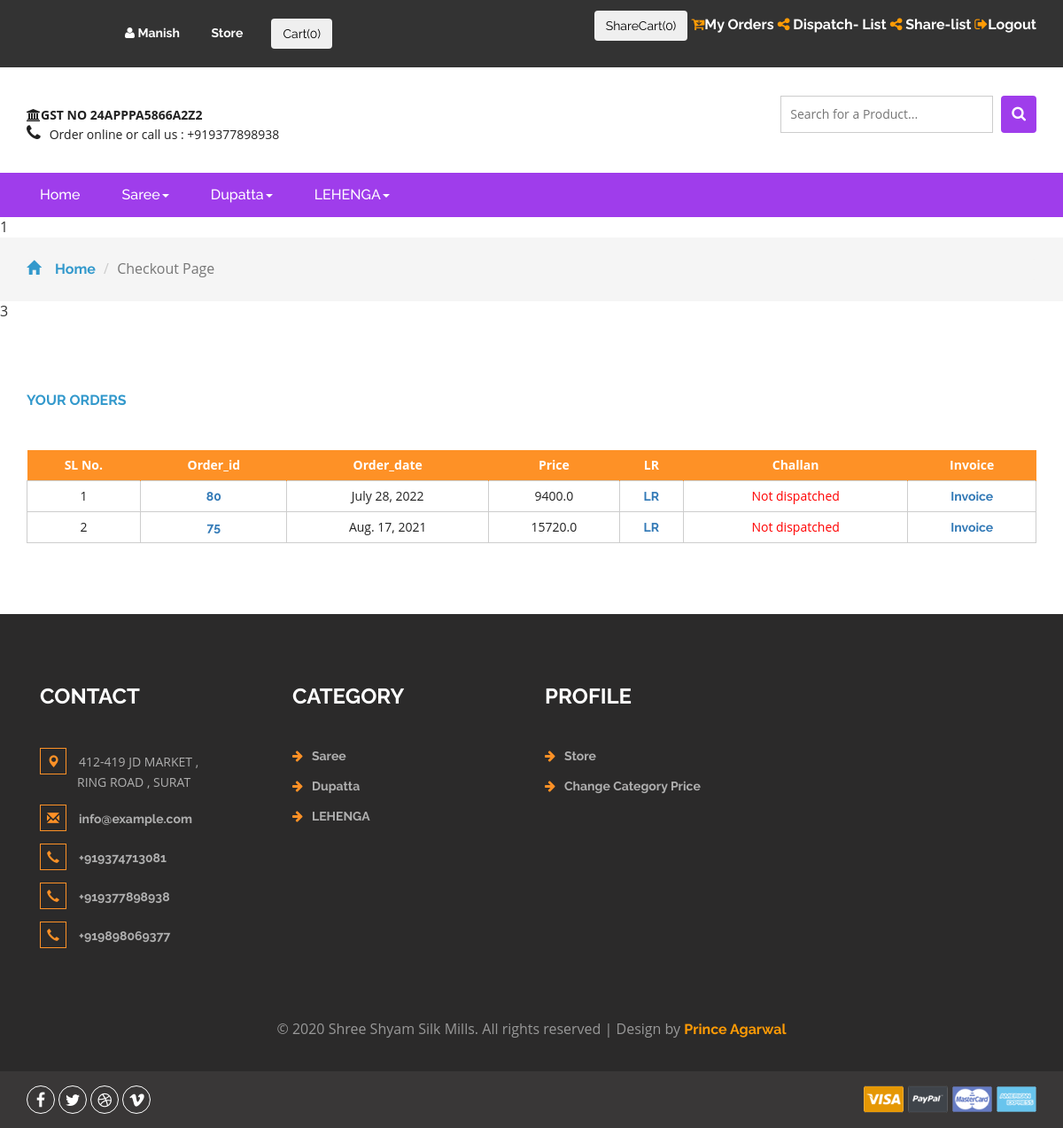
The page /api/order-list/ (signed in) on the database its author committed.
### core/models.py (models this page shows, shortened)
class Category(models.Model):
    name = models.CharField(max_length=200)
    slug = models.SlugField()
    parent = models.ForeignKey('self',blank=True, null=True ,related_name='children',on_delete= models.CASCADE)
    class Meta:
        unique_together = ('slug', 'parent',)
        verbose_name_plural = "categories"
    def __str__(self):
        full_path = [self.name]
        k = self.parent
        while k is not None:
            full_path.append(k.name)
            k = k.parent
        return ' -> '.join(full_path[::-1])

class Order(models.Model):
    user = models.ForeignKey(settings.AUTH_USER_MODEL,
                             on_delete=models.CASCADE)
    ref_code = models.CharField(max_length=20, blank=True, null=True)
    items = models.ManyToManyField(OrderItem)
    start_date = models.DateTimeField(auto_now_add=True)
    ordered_date = models.DateTimeField()
    dispatched_date = models.DateTimeField(blank = True,null= True)
    Bill_no = models.CharField(max_length=20, blank=True, null=True)
    ordered = models.BooleanField(default=False)
    dispatched = models.BooleanField(default=False)
    transport = models.ForeignKey(Transport,
                             on_delete=models.CASCADE,null = True, blank= True)
    shipping_address = models.ForeignKey(
        'Address', related_name='shipping_address', on_delete=models.SET_NULL, blank=True, null=True)
    billing_address = models.ForeignKey(
        'Address', related_name='billing_address', on_delete=models.SET_NULL, blank=True, null=True)
    payment = models.ForeignKey(
        'Payment', on_delete=models.SET_NULL, blank=True, null=True)
    coupon = models.ForeignKey(
        'Coupon', on_delete=models.SET_NULL, blank=True, null=True)
    being_delivered = models.BooleanField(default=False)
    received = models.BooleanField(default=False)
    final_price = models.FloatField(null = True,blank=True)
    total_tax = models.FloatField(null = True,blank=True)
    total_grand = models.FloatField(null = True,blank=True)
    gst = models.CharField(max_length=100)
    phone = models.CharField(max_length=100)
    lr = models.ImageField(default=None)
    '''
    1. Item added to cart
    2. Adding a billing address
    (Failed checkout)
    '''
    def dispatched_url(self):
        return reverse("dispatch-order", kwargs={
            'pk': self.pk
        })

### core/api/views.py (the view)
# urls.py: path('order-list/', OrderListView.as_view(), name='order-list'),
class OrderListView(RetrieveAPIView):
    serializer_class = OrderSerializer
    permission_classes = (IsAuthenticated,)
    def get(self, *args, **kwargs):
        try:
            qs = Order.objects.all()
            my_order = qs.filter(user=self.request.user)
            if len(my_order):
                context = {
                    'order_list':1,
                    'object': my_order[::-1],
                }
            else:
                context = {
                    'no_order':1,
                    'order_list':1,
                    'object': my_order
                }
            return render(self.request, 'core/checkout.html', context)
        except ObjectDoesNotExist:
            print("hero")
            return redirect("/")
        except Exception as e:
            print(str(e))
            return redirect("/")

### core/templates/core/checkout.html (shortened to what this page needs)
{% extends 'layouts/default/page.html' %}
{% load static %}
{% block content %}
	<div class="breadcrumbs">
		<div class="container">
			<ol class="breadcrumb breadcrumb1">
				<li><a href="{% url 'index' %}"><span class="glyphicon glyphicon-home" aria-hidden="true"></span>Home</a></li>
				<li class="active">Checkout Page</li>
			</ol>
		</div>
	</div>3
	<div class="checkout">
		<div class="container">
				{% if dispatch %}
				<h2>Your Dispatch List Contains: <span>{{ object|length }}</span> Orders</h2>
			    <div class="checkout-right">
			    <input type="text" id="myInput" onkeyup="mySearchFunction()" placeholder="Search for names.." title="Type in a name">
				<table id="myTable" class="timetable_sub">
					<thead>
						<tr>
							<th>SL No.</th>
							<th>Order_id</th>
							<th>Order_date</th>
							<th>Order From</th>
							<th>Dispatch_Date</th>
							<th>Price</th>
							<th>LR</th>
							<th>Status</th>
						</tr>
					</thead>
					{% for item in object %}
					<tr class="rem{{forloop.counter}}">
						<td class="invert">{{forloop.counter}}</td>
						<td class="invert" id = "product{{item.item.id}}">{{item.id}}</td>
						<td class="invert">{{item.ordered_date.date}}</td>
						<td class="invert">{{ item.user}}</td>
						<td class="invert">
							{% if item.dispatched %}
							 <a>{{item.dispatched_date.date}}</a>
							{% else %}
							 N A
							{% endif %}
					</td>
						<td class="invert" id="price{{item.item.id}}">{{ item.final_price }}</td>
						<td class="invert"><a href="{% if item.lr %} {{item.lr.url}} {% else %} {% url 'lr_upload' item.id %} {% endif %}">LR</a></td>
						<td class="invert">
								{% if item.dispatched %}
								<a href="{% url 'generate_dispatch_pdf' item.id %}" style="color: darkgreen;"> Dispatch Challan </a>
								{% else %}
								<a href="{% url 'dispatch-order' item.id %}" style="color: red;"> Dispatch </a>
								{% endif %}
						</td>
					</tr>
					{% endfor %}
				</table>
				{% elif order_list %}
				<h2><span> Your Orders</span></h2>
			    <div class="checkout-right">
				{% if no_order %}
				<h1>No Current Orders</h1>
				{% else %}
				<table class="timetable_sub">
					<thead>
						<tr>
							<th>SL No.</th>
							<th>Order_id</th>
							<th>Order_date</th>
							<th>Price</th>
							<th>LR</th>
							<th>Challan</th>
							<th>Invoice</th>
						</tr>
					</thead>
					{% for item in object %}
					<tr class="rem{{forloop.counter}}">
						<td class="invert">{{forloop.counter}}</td>
					<td class="invert" > <a href="{% if item.dispatched %} {% url 'generate_dispatch_pdf' item.id %} {% else %} {{item.dispatched_url}} {% endif %}">{{item.id}}</a></td>
						<td class="invert">{{item.ordered_date.date}}</td>
						<td class="invert" id="price{{item.item.id}}">{{ item.final_price }}</td>
						<td class="invert"><a href="{% if item.lr %} {{item.lr.url}} {% else %} {% url 'lr_upload' item.id %} {% endif %}">LR</a></td>
						<td class="invert">
							{% if item.dispatched %}
							<a href="{% url 'generate_dispatch_pdf' item.id %}"> Challan </a>
							{% else %}
							<p style="color: red;">Not dispatched</p>
							{% endif %}
						</td>
						<td class="invert">
							{% if item.ordered %}
							<a href="{% url 'generate_invoice_pdf' item.id %}"> Invoice </a>
							{% else %}
							<a href="{% url 'order-summary' %}" style="color: red;"> Order Now </a>
							{% endif %}
						</td>
					</tr>
					{% endfor %}
				</table>
				{% endif %}
			{% endif %}
			</div>
		</div>
	</div>
{% endblock %}

### content/templates/layouts/default/page.html (shortened to what this page needs)
{% load static %}
<!DOCTYPE html>
<html>
<head>
<link href="{% static 'css/bootstrap.css' %}" rel="stylesheet" type="text/css" media="all" />
<link href="{% static 'css/style.css' %}" rel="stylesheet" type="text/css" media="all" />
<link href="{% static 'css/font-awesome.css' %}" rel="stylesheet">
<link href="{% static 'select2/dist/css/select2.min.css' %}" rel="stylesheet" />
</head>
<body>
	<div class="agileits_header" >
		<div class="container">
			<div class="agile-login">
				{% if request.user.is_authenticated %}
				<ul>
				    {% if request.user.userprofile.owner %}
                    <li> <a href="{% if request.user.userprofile.owner %} {% url 'admin:index' %} {% else %} {% url 'user_profile' %} {% endif %}" > <i class="fa fa-user" aria-hidden="true"></i> {{request.user.username}} </a></li>
                    <li> <a href="{% url 'product-list' %}" >  Store </a></li>
                   <li><a style="color:black" href="{% url 'order-summary' %}"><button type="button" class="btn btn-secondary mx-2" value="Cart">Cart(<span class="cartlength">0</span>)</button></li></a>
                    {% endif %}
				</ul>
				</div>
				<div class="product_list_header" >
                    {% if request.user.userprofile.owner %}
                    <a style="color:black" href="{% url 'share-summary' %}"><button type="button" class="btn btn-secondary mx-2">ShareCart(<span id="sharecart" style="color:black;">0</span>)</button></a>
                    <a style="color:white" href = "{% url 'order-list' %}"><i class="fa fa-cart-arrow-down" style="color:#ff9b05;" aria-hidden="true"></i>My Orders<t></t></a>
					<a style="color:white" href = "{% url 'dispatch-summary' %}"><i class="fa fa-share-alt" style="color:#ff9b05;" aria-hidden="true"></i> Dispatch- List<t></t></a>
                    <a style="color:white" href = "{% url 'share-list' %}"><i class="fa fa-share-alt" style="color:#ff9b05;" aria-hidden="true"></i> Share-list<t></t>  </a>
                    <a style="color:white" href = "{% url 'accounts:log_out' %}"><i class="fa fa-sign-out" style="color:#ff9b05;" aria-hidden="true"></i>Logout</a>
                    {% endif %}
                </div>
				{% else %}
				<ul>
					<li><a href="{% url  'accounts:sign_up' %}"> Create Account </a></li>
					<li><a href="{% url  'accounts:log_in' %}">Login</a></li>
				</ul>
		</div>
				{% endif %}
			<div class="clearfix"> </div>
		</div>
	</div>
	<div class="logo_products">
		<div class="container">
		<div class="w3ls_logo_products_left1">
				<ul class="phone_email">
                    <strong><li><i class="fa fa-university" aria-hidden="true"></i>GST NO 24APPPA5866A2Z2</li> </strong>
                    <li><i class="fa fa-phone" aria-hidden="true"></i>Order online or call us : +919377898938 </li>
                    <br>
				</ul>
			</div>
            {% if request.user.is_authenticated %}
		<div class="w3l_search">
			<form action="{% url 'search' %}" method="post">
                <input type="search" name="search" placeholder="Search for a Product..." required="">
				<button type="submit" class="btn btn-default search" aria-label="Left Align">
					<i class="fa fa-search" aria-hidden="true"> </i>
				</button>
			</form>
        </div>
        {% endif %}
			<div class="clearfix"> </div>
		</div>
	</div>
{% if request.user.is_authenticated %}
	<div class="navigation-agileits">
		<div class="container">
			<nav class="navbar navbar-default">
							<div class="collapse navbar-collapse" id="bs-megadropdown-tabs">
								<ul class="nav navbar-nav">
									<li class="active"><a href="{% url 'index' %}" class="act">Home</a></li>
									{% for category in category_list %}
									{% if category.parent %}
									{% else %}
									{% if category.children %}
									<li class="dropdown">
										<a href="{% url 'category-page' category.id %}" class="dropdown-toggle" data-toggle="dropdown">{{category.name}}<b class="caret"></b></a>
									</li>
									{% else %}
									<li><a href="{% url 'category-page' category.id %}">{{category.name}}</a></li>
									{% endif %}
									{% endif %}
									{% endfor %}
								</ul>
							</div>
							</nav>
			</div>
		</div>
{% endif %}
{% if request.user.is_authenticated %}
{{user_valid}}
{% if user_valid %}
    {% block content %}{% endblock %}
{% endif %}
{% endif %}
<div class="footer">
    <div class="container">
        <div class="w3_footer_grids">
            <div class="col-md-3 w3_footer_grid">
                <h3>Contact</h3>
                <ul class="address">
                    <li><i class="glyphicon glyphicon-map-marker" aria-hidden="true"></i>412-419 JD MARKET , <span> RING ROAD , SURAT</span></li>
                    <li><i class="glyphicon glyphicon-envelope" aria-hidden="true"></i><a href="mailto:info@example.com">info@example.com</a></li>
                    <li><i class="glyphicon glyphicon-earphone" aria-hidden="true"></i><a href="tel:+919374713081">+919374713081</a></li>
                    <li><i class="glyphicon glyphicon-earphone" aria-hidden="true"></i><a href="tel:+919377898938">+919377898938</a></li>
                    <li><i class="glyphicon glyphicon-earphone" aria-hidden="true"></i><a href="tel:+919898069377">+919898069377</a></li>
                </ul>
            </div>
            {% if request.user.is_authenticated %}
            <div class="col-md-3 w3_footer_grid">
                <h3>Category</h3>
                <ul class="info">
									{% for category in category_list %}
									{% if category.parent %}
									{% else %}
									{% if category.children %}
                                    <li><i class="fa fa-arrow-right" aria-hidden="true"></i><a href="{% url 'category-page' category.id %}">{{category.name}}</a></li>
									{% else %}
									<li><a href="{% url 'category-page' category.id %}">{{category.name}}</a></li>
									{% endif %}
									{% endif %}
									{% endfor %}
                    </ul>
            </div>
            <div class="col-md-3 w3_footer_grid">
                <h3>Profile</h3>
                <ul class="info">
                    <li><i class="fa fa-arrow-right" aria-hidden="true"></i><a href="{% url 'product-list' %}">Store</a></li>
                   {% if request.user.userprofile.owner %}
                   <li><i class="fa fa-arrow-right" aria-hidden="true"></i><a href="{% url 'category_price' %}">Change Category Price </a></li>
                   {% endif %}
                </ul>
            </div>
            {% endif %}
            <div class="clearfix"> </div>
        </div>
    </div>
    <div class="footer-copy">
        <div class="container">
            <p>© 2020 Shree Shyam Silk Mills. All rights reserved | Design by <a href="http://w3layouts.com/">Prince Agarwal</a></p>
        </div>
    </div>
</div>
<div class="footer-botm">
        <div class="container">
            <div class="w3layouts-foot">
                <ul>
                    <li><a href="#" class="w3_agile_facebook"><i class="fa fa-facebook" aria-hidden="true"></i></a></li>
                    <li><a href="#" class="agile_twitter"><i class="fa fa-twitter" aria-hidden="true"></i></a></li>
                    <li><a href="#" class="w3_agile_dribble"><i class="fa fa-dribbble" aria-hidden="true"></i></a></li>
                    <li><a href="#" class="w3_agile_vimeo"><i class="fa fa-vimeo" aria-hidden="true"></i></a></li>
                </ul>
            </div>
            <div class="payment-w3ls">
                <img src="{% static 'images/card.png' %}" alt=" " class="img-responsive">
            </div>
            <div class="clearfix"> </div>
        </div>
    </div>
</body>
</html>

### rows shown on the page
Category: name "Saree"
Category: name "Dupatta"
Category: name "LEHENGA"
Order: id "80", ordered_date "July 28, 2022", final_price "9400.0", dispatched "Not dispatched", ordered "Invoice"
Order: id "75", ordered_date "Aug. 17, 2021", final_price "15720.0", dispatched "Not dispatched", ordered "Invoice"

### other values the page prints
{{ request.user.username }} "Manish"
{{ user_valid }} "1"
